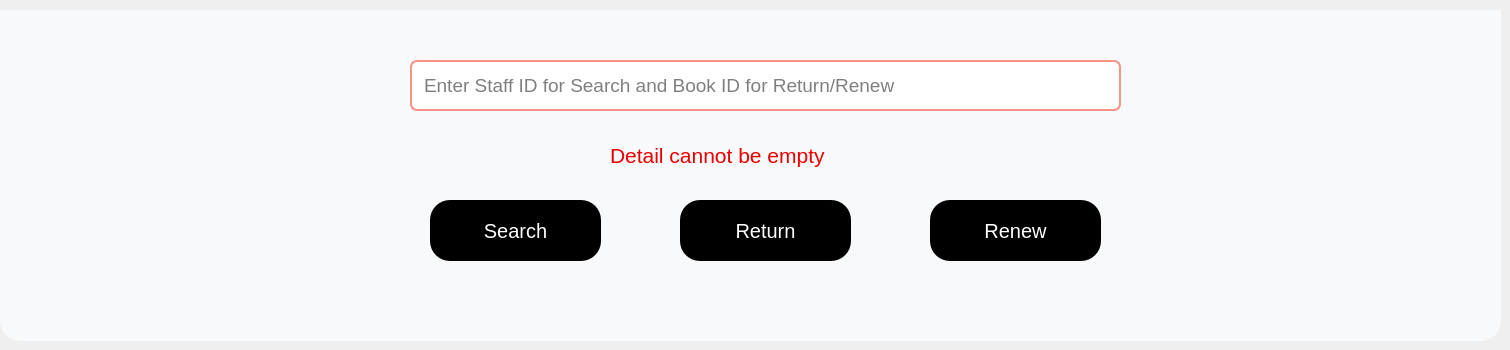
         <widget class="QWidget" name="rtnstaffp">
          <widget class="QLineEdit" name="rtnstafftxt">
           <property name="geometry">
            <rect>
             <x>410</x>
             <y>60</y>
             <width>711</width>
             <height>51</height>
            </rect>
           </property>
           <property name="font">
            <font>
             <pointsize>14</pointsize>
            </font>
           </property>
           <property name="styleSheet">
            <string notr="true">border-radius:7px;
background-color: rgb(255, 255, 255);
border:2px solid #F79489;
padding-left:10px;
</string>
           </property>
           <property name="placeholderText">
            <string>Enter Staff ID for Search and Book ID for Return/Renew </string>
           </property>
          </widget>
          <widget class="QLabel" name="returnstaffemp">
           <property name="geometry">
            <rect>
             <x>610</x>
             <y>130</y>
             <width>251</width>
             <height>51</height>
            </rect>
           </property>
           <property name="font">
            <font>
             <pointsize>16</pointsize>
            </font>
           </property>
           <property name="styleSheet">
            <string notr="true">color: rgb(232, 0, 0);</string>
           </property>
           <property name="inputMethodHints">
            <set>Qt::ImhNone</set>
           </property>
           <property name="text">
            <string>Detail cannot be empty</string>
           </property>
          </widget>
          <widget class="QToolButton" name="returnstaff">
           <property name="geometry">
            <rect>
             <x>680</x>
             <y>200</y>
             <width>171</width>
             <height>61</height>
            </rect>
           </property>
           <property name="font">
            <font>
             <pointsize>15</pointsize>
            </font>
           </property>
           <property name="styleSheet">
            <string notr="true">QToolButton#returnstaff{
background-color: rgb(0, 0, 0);
color: rgb(255, 255, 255);
border-radius:20px;
}
QToolButton#returnstaff:hover{
color: rgb(85, 255, 0);
}
QToolButton#returnstaff:pressed{
background-color: rgb(85, 255, 0);
color:rgb(0,0,0)
}</string>
           </property>
           <property name="text">
            <string>Return</string>
           </property>
          </widget>
          <widget class="QToolButton" name="renewstaff">
           <property name="geometry">
            <rect>
             <x>930</x>
             <y>200</y>
             <width>171</width>
             <height>61</height>
            </rect>
           </property>
           <property name="font">
            <font>
             <pointsize>15</pointsize>
            </font>
           </property>
           <property name="styleSheet">
            <string notr="true">QToolButton#renewstaff{
background-color: rgb(0, 0, 0);
color: rgb(255, 255, 255);
border-radius:20px;
}
QToolButton#renewstaff:hover{
color: rgb(85, 255, 0);
}
QToolButton#renewstaff:pressed{
background-color: rgb(85, 255, 0);
color:rgb(0,0,0)
}</string>
           </property>
           <property name="text">
            <string>Renew</string>
           </property>
          </widget>
          <widget class="QToolButton" name="rtnstdfine_2">
           <property name="geometry">
            <rect>
             <x>430</x>
             <y>200</y>
             <width>171</width>
             <height>61</height>
            </rect>
           </property>
           <property name="font">
            <font>
             <pointsize>15</pointsize>
            </font>
           </property>
           <property name="styleSheet">
            <string notr="true">QToolButton#rtnstdfine_2{
background-color: rgb(0, 0, 0);
color: rgb(255, 255, 255);
border-radius:20px;
}
QToolButton#rtnstdfine_2:hover{
color: rgb(85, 255, 0);
}
QToolButton#rtnstdfine_2:pressed{
background-color: rgb(85, 255, 0);
color:rgb(0,0,0)
}</string>
           </property>
           <property name="text">
            <string>Search</string>
           </property>
          </widget>
          <widget class="QLabel" name="label_44">
           <property name="geometry">
            <rect>
             <x>0</x>
             <y>10</y>
             <width>1501</width>
             <height>331</height>
            </rect>
           </property>
           <property name="font">
            <font>
             <family>MS Shell Dlg 2</family>
             <pointsize>25</pointsize>
             <weight>50</weight>
             <italic>false</italic>
             <bold>false</bold>
            </font>
           </property>
           <property name="styleSheet">
            <string notr="true">background-color:rgb(248, 249, 250);
border:none;
border-bottom-left-radius:20px;
border-bottom-right-radius:20px;</string>
           </property>
           <property name="text">
            <string/>
           </property>
           <property name="alignment">
            <set>Qt::AlignCenter</set>
           </property>
          </widget>
          <zorder>label_44</zorder>
          <zorder>rtnstafftxt</zorder>
          <zorder>returnstaffemp</zorder>
          <zorder>returnstaff</zorder>
          <zorder>renewstaff</zorder>
          <zorder>rtnstdfine_2</zorder>
         </widget>
